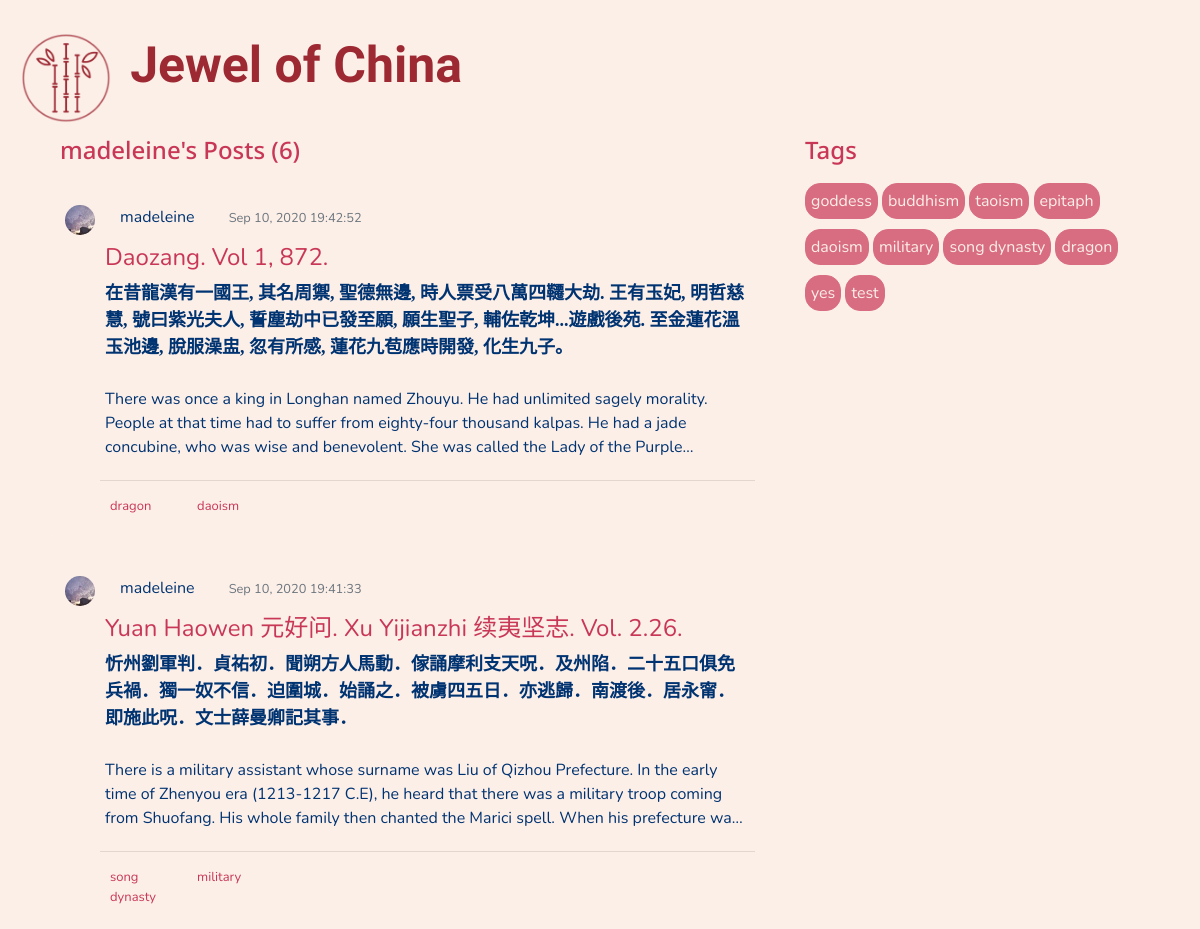
The page /user/madeleine (upper part) on the database as committed earlier.
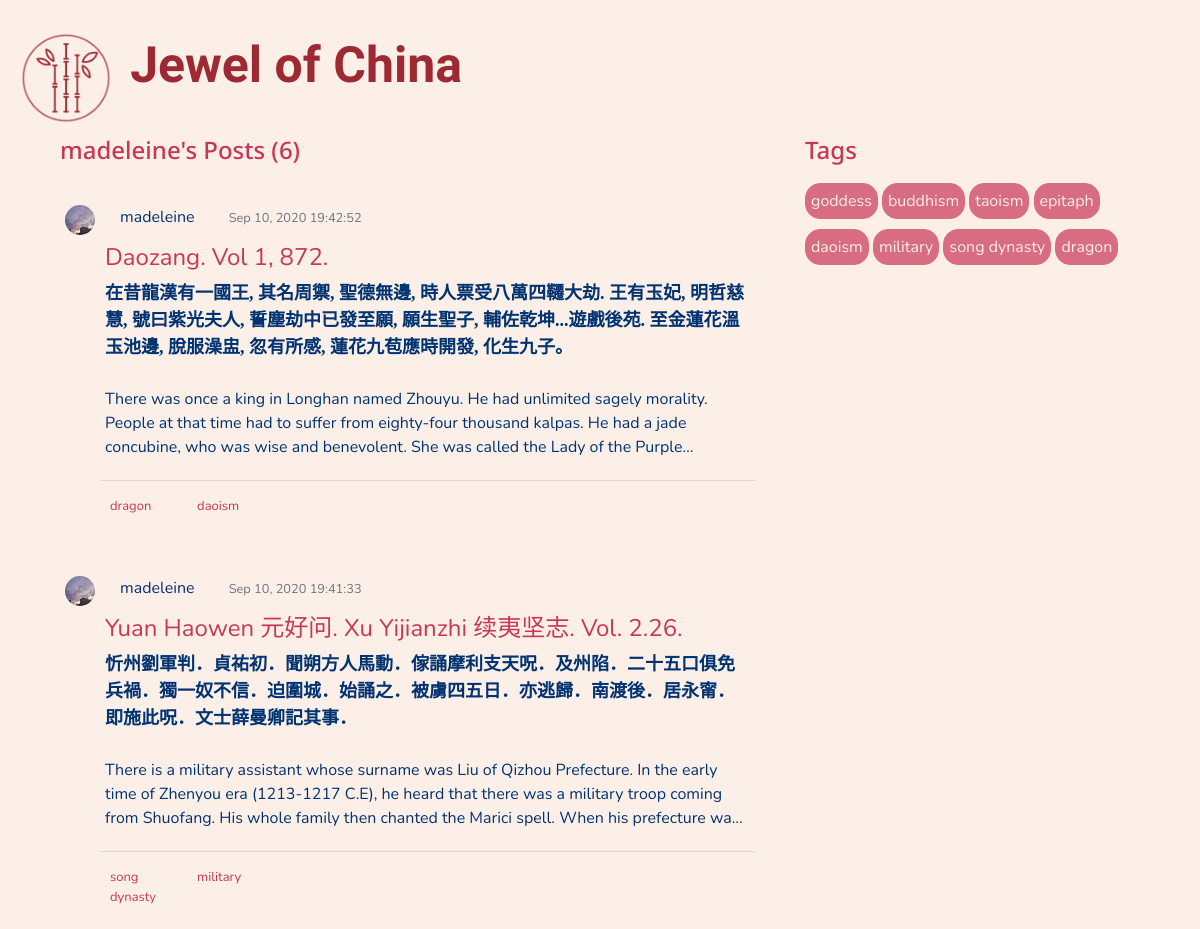
The same page on the database as committed later.
### flaskwebsite/models.py (models this page shows, shortened)
class Tag(db.Model):
    tag_id = db.Column(db.Integer, primary_key=True)
    name = db.Column(db.String(20))

class Post(db.Model):
    post_id = db.Column(db.Integer, primary_key=True)
    title = db.Column(db.String(100), nullable=False)
    date_posted = db.Column(db.DateTime, nullable=False, default=datetime.utcnow)
    chinese_content = db.Column(db.Text, nullable=False)
    content = db.Column(db.Text, nullable=False)
    user_id = db.Column(db.Integer, db.ForeignKey('user.id'), nullable=False)
    tags = db.relationship('Tag', secondary=tags, backref=db.backref('post_tags', lazy='dynamic'))

class User(db.Model, UserMixin):
    id = db.Column(db.Integer, primary_key=True)
    username = db.Column(db.String(20), unique=True, nullable=False)
    email = db.Column(db.String(120), unique=True, nullable=False)
    image_file = db.Column(db.String(20), nullable=False, default='default.jpg')
    password = db.Column(db.String(60), nullable=False)
    posts = db.relationship('Post', backref='author', lazy=True)

### flaskwebsite/routes.py (the view)
@app.route('/user/<string:username>')
def user_posts(username):
    tags = Tag.query.all()
    page = request.args.get('page', 1, type=int)
    user = User.query.filter_by(username=username).first_or_404()
    posts = Post.query.filter_by(author=user)\
        .order_by(Post.date_posted.desc())\
        .paginate(page=page, per_page=5)
    return render_template('user_posts.html', posts=posts, tags=tags, user=user)

### flaskwebsite/templates/user_posts.html (shortened to what this page needs)
{% extends "layout.html" %}
{% block content %}
    <div class="container">
        <div class="row">
             <div class="col-lg-4 order-lg-last">
                    <h3 class="post-section">Tags</h3>
                    {% for tag in tags %}
                        <a href="{{ url_for('search_tag', tag=tag.name)}}" class="btn tags-section">
                            {{ tag.name }}
                        </a>
                    {% endfor %}
                </div>
            <div class="col-lg-8 order-md-first">
                <h3><div class="container post-section">{{ user.username }}'s Posts ({{posts.total}})</div></h3>
                {% for post in posts.items %}
                    <article class="media post">
                        <img class="rounded-circle article-img" src="{{url_for('static',
                         filename='profile_pics/' + post.author.image_file)}}">
                        <div class="media-body">
                            <div class="article-metadata">
                                <a class="article-author" href="#">{{ post.author.username }}</a>
                                <small class="text-muted">{{ post.date_posted.strftime('%b %d, %Y %X')}}</small>
                            </div>
                                <a class="article-title" href="{{url_for('post', post_id=post.post_id)}}">{{ post.title }}</a>
                                <p class="chinese limit">{{ post.chinese_content }}</p>
                                <p class="article-content limit">{{ post.content }}</p>
                            <hr>
                            <div class="row">
                                {% for tag in post.tags %}
                                    <a href="{{ url_for('search_tag', tag=tag.name)}}" class="col-sm-1 tag">
                                    {{ tag.name }}
                                {% endfor %}
                                </a>
                            </div>
                        </div>
                    </article>
                {% endfor %}
            </div>
        </div>
    </div>
{% endblock %}

Rows that differ between the two databases and show on the page:
removed Tag: name "yes", shown under "Tags"
removed Tag: name "test", shown under "Tags"
